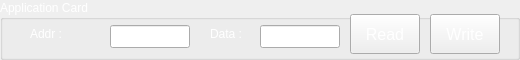
  <widget class="QGroupBox" name="groupBox">
   <property name="geometry">
    <rect>
     <x>10</x>
     <y>7</y>
     <width>520</width>
     <height>60</height>
    </rect>
   </property>
   <property name="palette">
    <palette>
     <active>
      <colorrole role="WindowText">
       <brush brushstyle="SolidPattern">
        <color alpha="255">
         <red>255</red>
         <green>255</green>
         <blue>255</blue>
        </color>
       </brush>
      </colorrole>
      <colorrole role="Text">
       <brush brushstyle="SolidPattern">
        <color alpha="255">
         <red>255</red>
         <green>255</green>
         <blue>255</blue>
        </color>
       </brush>
      </colorrole>
      <colorrole role="ButtonText">
       <brush brushstyle="SolidPattern">
        <color alpha="255">
         <red>255</red>
         <green>255</green>
         <blue>255</blue>
        </color>
       </brush>
      </colorrole>
     </active>
     <inactive>
      <colorrole role="WindowText">
       <brush brushstyle="SolidPattern">
        <color alpha="255">
         <red>255</red>
         <green>255</green>
         <blue>255</blue>
        </color>
       </brush>
      </colorrole>
      <colorrole role="Text">
       <brush brushstyle="SolidPattern">
        <color alpha="255">
         <red>255</red>
         <green>255</green>
         <blue>255</blue>
        </color>
       </brush>
      </colorrole>
      <colorrole role="ButtonText">
       <brush brushstyle="SolidPattern">
        <color alpha="255">
         <red>255</red>
         <green>255</green>
         <blue>255</blue>
        </color>
       </brush>
      </colorrole>
     </inactive>
     <disabled>
      <colorrole role="WindowText">
       <brush brushstyle="SolidPattern">
        <color alpha="255">
         <red>255</red>
         <green>255</green>
         <blue>255</blue>
        </color>
       </brush>
      </colorrole>
      <colorrole role="Text">
       <brush brushstyle="SolidPattern">
        <color alpha="255">
         <red>255</red>
         <green>255</green>
         <blue>255</blue>
        </color>
       </brush>
      </colorrole>
      <colorrole role="ButtonText">
       <brush brushstyle="SolidPattern">
        <color alpha="255">
         <red>255</red>
         <green>255</green>
         <blue>255</blue>
        </color>
       </brush>
      </colorrole>
     </disabled>
    </palette>
   </property>
   <property name="title">
    <string>Application Card</string>
   </property>
   <widget class="QLineEdit" name="leAppAddr">
    <property name="geometry">
     <rect>
      <x>110</x>
      <y>25</y>
      <width>80</width>
      <height>23</height>
     </rect>
    </property>
   </widget>
   <widget class="QLabel" name="label_4">
    <property name="geometry">
     <rect>
      <x>30</x>
      <y>25</y>
      <width>50</width>
      <height>17</height>
     </rect>
    </property>
    <property name="text">
     <string>Addr :</string>
    </property>
   </widget>
   <widget class="QLineEdit" name="leAppData">
    <property name="geometry">
     <rect>
      <x>260</x>
      <y>25</y>
      <width>80</width>
      <height>23</height>
     </rect>
    </property>
   </widget>
   <widget class="QLabel" name="label_5">
    <property name="geometry">
     <rect>
      <x>210</x>
      <y>25</y>
      <width>50</width>
      <height>17</height>
     </rect>
    </property>
    <property name="text">
     <string>Data :</string>
    </property>
   </widget>
   <widget class="QPushButton" name="pushButton">
    <property name="geometry">
     <rect>
      <x>350</x>
      <y>14</y>
      <width>70</width>
      <height>40</height>
     </rect>
    </property>
    <property name="font">
     <font>
      <pointsize>12</pointsize>
     </font>
    </property>
    <property name="text">
     <string>Read</string>
    </property>
   </widget>
   <widget class="QPushButton" name="pushButton_2">
    <property name="geometry">
     <rect>
      <x>430</x>
      <y>14</y>
      <width>70</width>
      <height>40</height>
     </rect>
    </property>
    <property name="font">
     <font>
      <pointsize>12</pointsize>
     </font>
    </property>
    <property name="text">
     <string>Write</string>
    </property>
   </widget>
  </widget>
